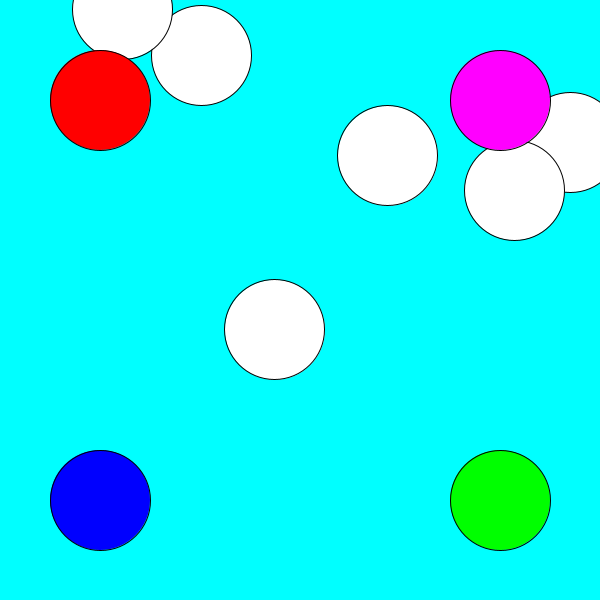
Frame 1 (no input)
Frame 60 (the mouse pressed at the canvas centre just before this capture): identical to frame 1, image omitted
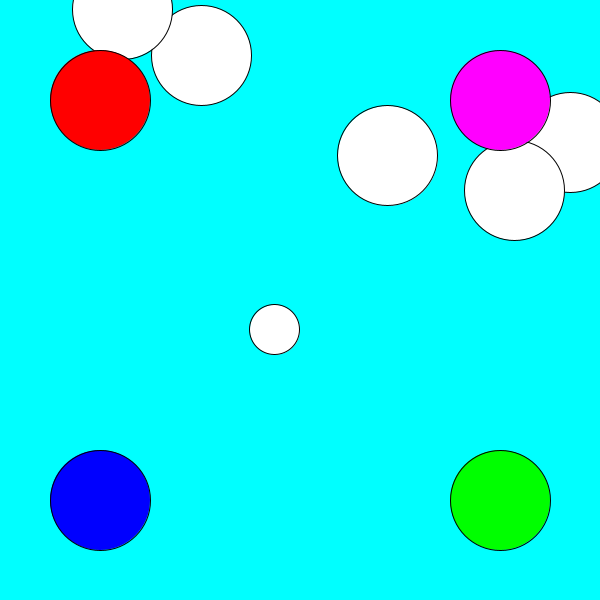
Frame 120 (the mouse held since frame 60 and released just before this capture)

The Processing sketch that drew these frames (run headless with seeded random() and noise(); from frame 60 on, the mouse is pressed at the canvas centre):

// Processing sketch: c5arrayexEx2
// ── c5arrayexEx2.pde
float [] x, y, r;
float d;
void setup() {
  size(600, 600);
  x = new float[10];
  y = new float[10];
  r = new float[10];
  for (int i=0; i<10; i++) {
    x[i] = random(width);
    y[i] = random(height);
    r[i] = 50;
  }
  x[6] = 100;    y[6] = 100;
  x[7] = 100;    y[7] = 500;
  x[8] = 500;    y[8] = 500;
  x[9] = 500;    y[9] = 100;
}
void draw() {
  background(0,255, 255);
  for (int i=0; i<6; i++) {
    circle(x[i], y[i], 2*r[i]);
    if (mousePressed) {
      d = distance(mouseX, mouseY, x[i], y[i]);
      if (d<r[i]) r[i] *= 0.5;
    }
  }
  fill(255, 0, 0);
  circle(x[6], y[6], 2*r[6]);
  fill(0,0,255);
  circle(x[7], y[7], 2*r[7]);
  fill(0, 255, 0);
  circle(x[8], y[8], 2*r[8]);
  fill(255,0,255);
  circle(x[9], y[9], 2*r[9]);
  fill(255);
}
float distance(float a1, float b1, float a2, float b2) {
  float dis;
  dis = sqrt((a1-a2)*(a1-a2)+(b1-b2)*(b1-b2));
  return dis;
}
